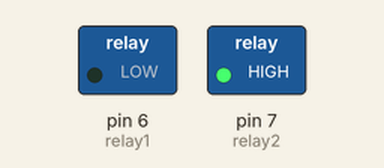
Bench run of a sketch on a simulated Arduino Uno, built with avr-gcc and run on an emulated ATmega328P. Parts: switched loads named in the sketch (green lamp = pin HIGH).

Above: at 0.1 s.
At 89.0 s:
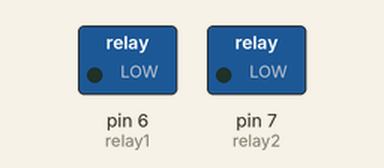
Timing chart, 0 to 90.5 s (numbered marks = the images above):
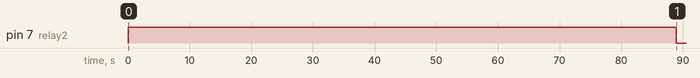

The sketch:

EncoderSecondActuator.ino
```cpp
#include <elapsedMillis.h>

const int relay1 = 6;
const int relay2 = 7;
uint32_t period;
int func_variable;
elapsedMillis current_time;

void setup()
{

  int func_variable = 0;
  pinMode(relay1, OUTPUT);
  pinMode(relay2, OUTPUT);
  Serial.begin(9600);

}

void extendActuator()
{
  //Serial.println("extendActuator");
  digitalWrite(relay1, HIGH);
  digitalWrite(relay2, LOW);
}

void retractActuator()
{
  //Serial.println("retractActuator");
  digitalWrite(relay1, LOW);
  digitalWrite(relay2, HIGH);
}


void StopActuator()
{
  //Serial.println("retractActuator");
  digitalWrite(relay1, LOW);
  digitalWrite(relay2, LOW);
}


void moveFixedDistance(int distance)
{
  const float actuator_speed = 4.5;
  const float reqtime = distance/actuator_speed;
  const uint32_t period =  (uint32_t)(reqtime * 1000);

while (current_time < period )
   {
       extendActuator();
   }

current_time = 0;
delay(25);
StopActuator();

}

void moveFixedDistanceDown(int distance)
{
  const float actuator_speed = 4.5;
  const float reqtime = distance/actuator_speed;
  const uint32_t newperiod = (uint32_t)(reqtime * 1000);


  while(current_time < newperiod  )
   {
      retractActuator();
   }

 current_time = 0;
 delay(25);
 StopActuator();

}

void singleFunction(int distance)
{
  //moves by a mm distance
  // Initial extension is 0.75 inches
  //Hence total extension is distance + 0.75 inches
  if( distance > 0)
  {
   moveFixedDistance(distance);
  }

  if(distance < 0)
  {
    int newdistance = abs(distance);
    moveFixedDistanceDown(newdistance);
  }
}

void loop()

{

  if( func_variable == 0)
  {
    func_variable++ ;
    singleFunction(-400);
  }

/*if( func_variable == 1 )
{
  func_variable++;
  singleFunction(-100);
}

if( func_variable == 2 )
{
  func_variable++;
  singleFunction(40);
}

if( func_variable == 3 )
{
  func_variable++;
  singleFunction(-20);
}*/

  delay(15000);
}
```

Measured:
- by itself, pin 7 (relay2): LOW → HIGH at 0.00 s, → LOW 88.9 s later
